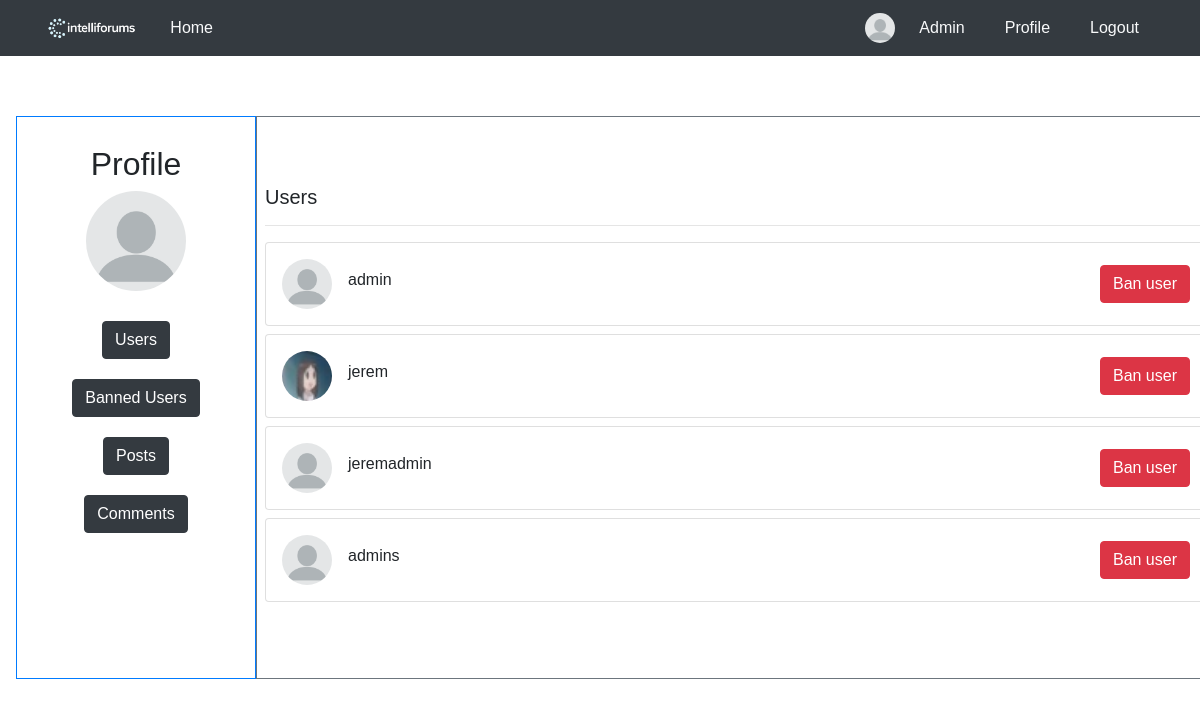
Page /adminpanel/ (signed in) on the earlier database version.
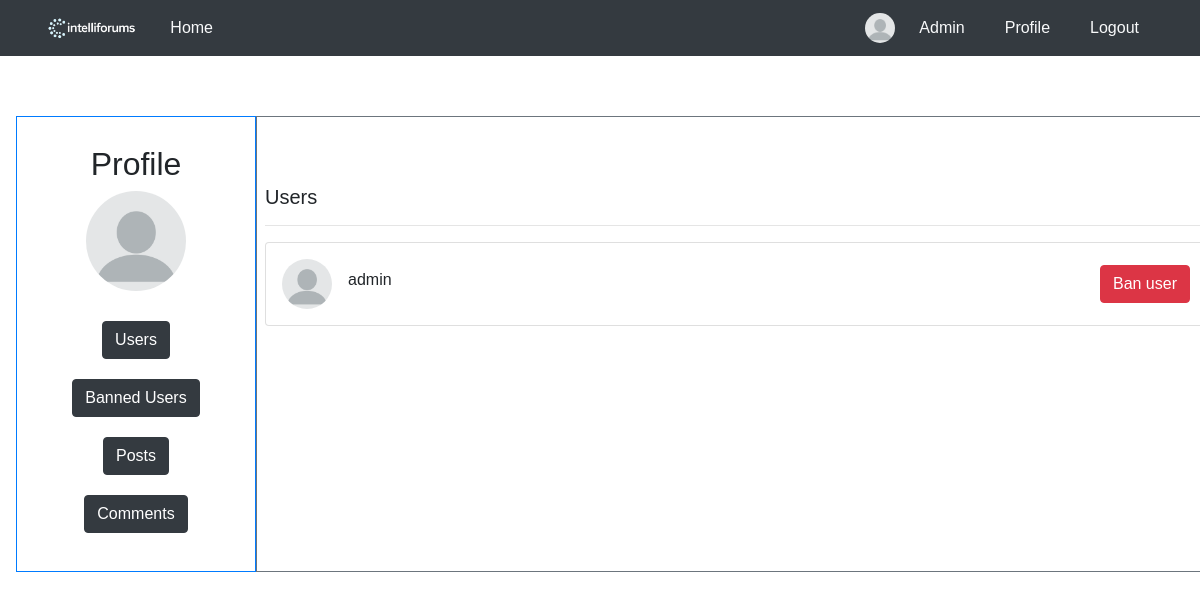
Same page on the later database version.
### blog/models.py (models this page shows, shortened)
class User(AbstractBaseUser, PermissionsMixin):
    username = models.CharField(max_length=100, unique=True)
    picture = models.ImageField(
        upload_to='profile/',
        default='profile/blank-profile-picture-973460_128012234212.png',
        blank=True,
    )
    is_active = models.BooleanField(default=True)
    is_staff = models.BooleanField(default=False)
    USERNAME_FIELD = 'username'
    objects = UserManager()

### blog/views.py (the view)
# urls.py: path('adminpanel/',views.render_adminpanel,name = "adminpanel"),
@csrf_protect
def render_adminpanel(request):
    if not request.user.is_staff:
        raise PermissionDenied
    users = User.objects.filter(is_active=True)
    banned_users = User.objects.filter(is_active=False)
    return render(request, 'Admin/admin.html', {
            'users' : users,
            'banned_users' : banned_users,
        })

### blog/templates/Admin/admin.html (shortened to what this page needs)
<!DOCTYPE html>
<html lang="en">
<head>
    {% load static %}
    <link rel="stylesheet" href="{% static 'blog/css/profile.css' %}">
</head>
<body>
    {% include 'header.html' %}
        <div class="container-fluid m-3">
            <div class="row d-flex">
                <div class="left-column p-2 border border-primary" style="flex: 0 0 20%; max-width: 20%;">
                    <div class="profile-container">
                        <h2>Profile</h2>
                        <img src="/media/{{ request.user.picture }}" alt="Profile Picture" class="profile-pic" style="height: 100px;">
                        <div>
                            <div style="display: inline;">
                                <button id="showUsers" class="btn btn-dark" style="margin: 10px;">Users</button>
                                <button id="showBannedUsers" class="btn btn-dark" style="margin: 10px;">Banned Users</button>
                                <button id="showPosts" class="btn btn-dark" style="margin: 10px;">Posts</button>
                                <button id="showComments" class="btn btn-dark" style="margin: 10px;">Comments</button>
                            </div>
                        </div>
                    </div>
                </div>
                <div class="col p-2 border border-secondary">
                    <div id="UsersDashboard" style="display: block;">
                        {% include 'Admin/admin_dashboard.html' %}
                    </div>
                </div>
            </div>
        </div>
</body>
</html>

### blog/templates/header.html (shortened to what this page needs)
<!DOCTYPE html>
<html lang="en">
<head>
    {% load static %}
    <link rel="stylesheet" href="https://cdn.jsdelivr.net/npm/bootstrap@4.1.3/dist/css/bootstrap.min.css">
    <link rel="stylesheet" href="https://cdnjs.cloudflare.com/ajax/libs/font-awesome/5.12.0-2/css/all.min.css" />
    <link rel="stylesheet" href="{% static 'blog/css/global.css' %}">
    <link rel="stylesheet" href="{% static 'blog/css/header.css' %}">
</head>
<body>
    <nav class="navbar navbar-dark bg-dark">
        <div class="container d-flex justify-content-between align-items-center">
            <div class="d-flex align-items-center">
                <img src="{% static 'images/logo.png' %}" alt="Logo" style="max-height:30px;">
                <a class="nav-link text-light ml-3" href="/">Home</a>
            </div>
            <div class="d-flex align-items-center">
                {% if user.is_authenticated %}
                    <img src="{{ user.picture.url }}" alt="Profile Picture" class="profile-img" style="height:30px;width:30px;border-radius:50%;">
                    {% if user.is_staff %}
                    <a class="nav-link text-light ml-2" href="/adminpanel/">Admin</a>
                    {% endif %}
                    <a class="nav-link text-light ml-2" href="/profile/">Profile</a>
                    <a class="nav-link text-light ml-2" href="{% url 'logout' %}">Logout</a>
                {% else %}
                    <a class="nav-link text-light" href="/login/">Login</a>
                    <a class="nav-link text-light ml-2" href="/register/">Register</a>
                {% endif %}
            </div>
        </div>
    </nav>
</body>
</html>

### blog/templates/Admin/admin_dashboard.html (shortened to what this page needs)
<div class="row">
    <div class="col-lg">
        <h5>Users</h5>
        <hr>
        {% for user in users %}
        <div class="card mb-2">
            <div class="card-body p-2 p-sm-3">
                <div class="media forum-item">
                    <a href="#" data-toggle="collapse" data-target=".forum-content"><img src="/media/{{ user.picture }}" class="mr-3 rounded-circle" width="50" alt="User" /></a>
                    <div class="media-body align-self-center">
                        <h6><a href="#" data-toggle="collapse" data-target=".forum-content" class="text-body">{{ user.username }}</a></h6>
                    </div>
                    <div class="text-muted small text-center align-self-center">
                        <form method="POST" action="{% url 'ban_user' user.id %}" onsubmit="return confirm('Are you sure you want to ban this user?')">
                            <button type="submit" class="btn btn-danger">Ban user</button>
                        </form>
                    </div>
                </div>
            </div>
        </div>
        {% endfor %}
    </div>
</div>

Differences in the rows shown:
removed User: picture (picture), username "jerem"
removed User: picture (placeholder picture), username "jeremadmin"
removed User: picture (placeholder picture), username "admins"
